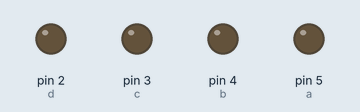
Recording of a sketch running on a simulated Arduino Uno, built with avr-gcc and run on an emulated ATmega328P. Shown: output pins drawn as LEDs (lit = HIGH).

Above: at 0.5 s.
At 2.5 s:
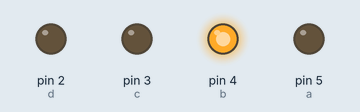
At 3.5 s:
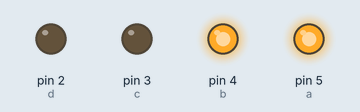
At 5.5 s:
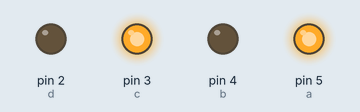
At 8.5 s:
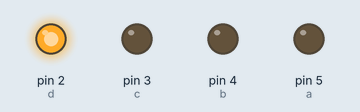
At 11.5 s:
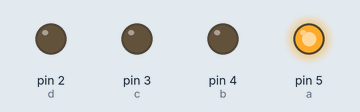
Timing chart, 0 to 13.0 s (numbered marks = the images above):
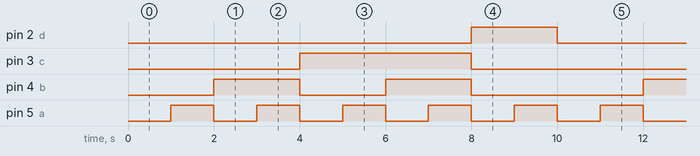

The sketch:

Display_7_seguimentos_CI_4511.ino
```cpp
const int a = 5;
const int b = 4;
const int c = 3;
const int d = 2;
void setup(){
pinMode(a, OUTPUT);
pinMode(b, OUTPUT);
pinMode(c, OUTPUT);
pinMode(d, OUTPUT);
}
void loop(){
 digitalWrite(a, LOW);//DIGITO 0
 digitalWrite(b, LOW);
 digitalWrite(c, LOW);
 digitalWrite(d, LOW);
 delay(1000);
 digitalWrite(a, HIGH);//DIGITO 1
 digitalWrite(b, LOW);
 digitalWrite(c, LOW);
 digitalWrite(d, LOW);
 delay(1000);
 digitalWrite(a, LOW);//DIGITO 2
 digitalWrite(b, HIGH);
 digitalWrite(c, LOW);
 digitalWrite(d, LOW);
 delay(1000);
 digitalWrite(a, HIGH);//DIGITO 3
 digitalWrite(b, HIGH);
 digitalWrite(c, LOW);
 digitalWrite(d, LOW);
 delay(1000);
 digitalWrite(a, LOW);//DIGITO 4
 digitalWrite(b, LOW);
 digitalWrite(c, HIGH);
 digitalWrite(d, LOW);
 delay(1000);
 digitalWrite(a, HIGH);//DIGITO 5
 digitalWrite(b, LOW);
 digitalWrite(c, HIGH);
 digitalWrite(d, LOW);
 delay(1000);
 digitalWrite(a, LOW);//DIGITO 6
 digitalWrite(b, HIGH);
 digitalWrite(c, HIGH);
 digitalWrite(d, LOW);
 delay(1000);
 digitalWrite(a, HIGH);//DIGITO 7
 digitalWrite(b, HIGH);
 digitalWrite(c, HIGH);
 digitalWrite(d, LOW);
 delay(1000);
 digitalWrite(a, LOW);//DIGITO 8
 digitalWrite(b, LOW);
 digitalWrite(c, LOW);
 digitalWrite(d, HIGH);
 delay(1000);
 digitalWrite(a, HIGH); //DIGITO 9
 digitalWrite(b, LOW);
 digitalWrite(c, LOW);
 digitalWrite(d, HIGH);
 delay(1000);
}
```

Measured:
- by itself, pin 2 (d): alternates HIGH for 2.0 s and LOW for 8.0 s
- by itself, pin 3 (c): alternates HIGH for 4.0 s and LOW for 6.0 s
- by itself, pin 4 (b): repeats every 10.0 s: LOW 2.0 s, HIGH 2.0 s, LOW 4.0 s, HIGH 2.0 s
- by itself, pin 5 (a): alternates HIGH for 1.0 s and LOW for 1.0 s
